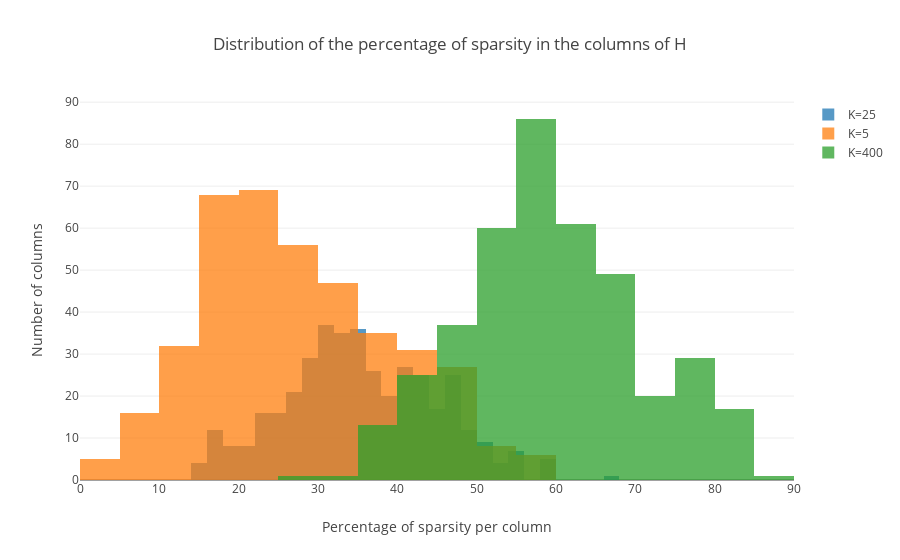

The cell this chart's notebook holds for it:
### Code cell
trace1 = go.Histogram(
    x=100*sparsity_column(H25),
    opacity=0.75,
    name='K=25'
)
trace2 = go.Histogram(
    x=100*sparsity_column(H5),
    opacity=0.75,
    name='K=5'
)

trace3 = go.Histogram(
    x=100*sparsity_column(H400),
    opacity=0.75,
    name='K=400'
)

data = [trace1, trace2,trace3]
layout = go.Layout(barmode='overlay',
                  title='Distribution of the percentage of sparsity in the columns of H',
    xaxis=dict(
        title='Percentage of sparsity per column'
    ),
    yaxis=dict(
        title='Number of columns'
    ))
fig = go.Figure(data=data, layout=layout)

plotly.offline.iplot(fig)

### Figure 1 — Plotly figure (JSON) as saved in the notebook; plotly's stock layout.template omitted (floating-point values rounded to 4 significant figures; data arrays with more than 128 entries replaced by an {"elided": "..."} marker saying what was removed)
{"data": [{"name": "K=25", "opacity": 0.75, "type": "histogram", "x": {"elided": "400 float values"}}, {"name": "K=5", "opacity": 0.75, "type": "histogram", "x": {"elided": "400 float values"}}, {"name": "K=400", "opacity": 0.75, "type": "histogram", "x": {"elided": "400 float values"}}], "layout": {"barmode": "overlay", "title": "Distribution of the percentage of sparsity in the columns of H", "xaxis": {"title": "Percentage of sparsity per column"}, "yaxis": {"title": "Number of columns"}}}
